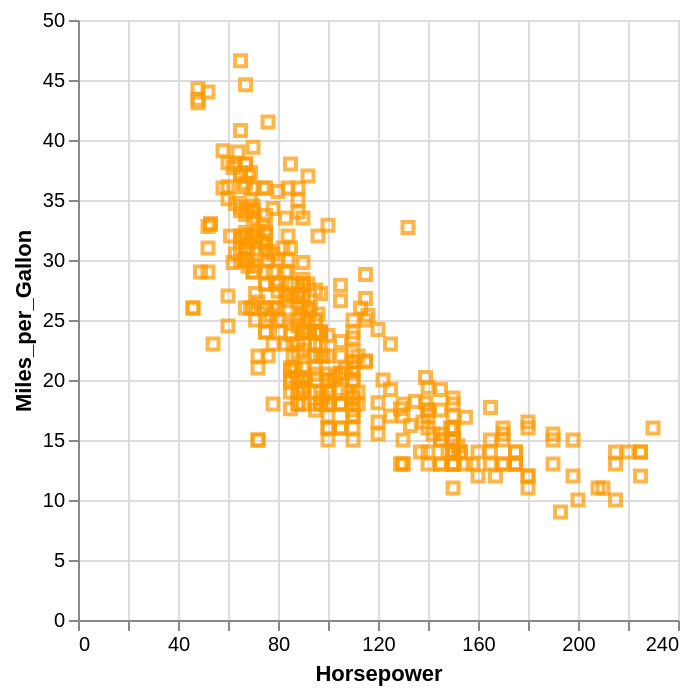

Source (Vega-Lite JSON):
### Vega-Lite specification from a JSON file in a GitHub repository (floating-point values rounded to 4 significant figures; data arrays with more than 128 entries replaced by an {"elided": "..."} marker saying what was removed)
{"$schema": "https://vega.github.io/schema/vega-lite/v4.json", "data": {"values": {"elided": "406 records"}}, "mark": "point", "encoding": {"x": {"field": "Horsepower", "type": "quantitative"}, "y": {"field": "Miles_per_Gallon", "type": "quantitative"}, "color": {"value": "#ff9900"}, "shape": {"value": "square"}}}
